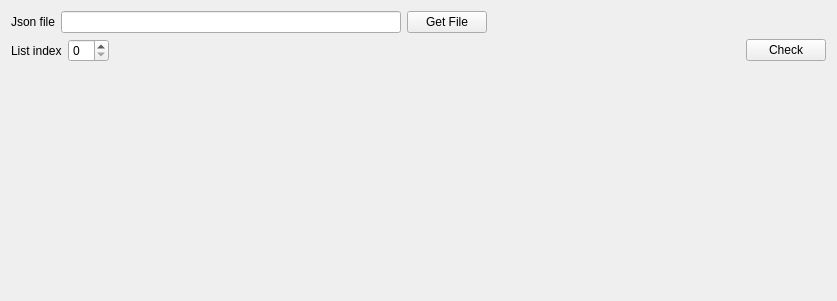
<?xml version="1.0" encoding="UTF-8"?>
<ui version="4.0">
 <class>Form</class>
 <widget class="QWidget" name="Form">
  <property name="geometry">
   <rect>
    <x>0</x>
    <y>0</y>
    <width>837</width>
    <height>301</height>
   </rect>
  </property>
  <property name="windowTitle">
   <string>Form</string>
  </property>
  <layout class="QVBoxLayout" name="verticalLayout">
   <item>
    <layout class="QHBoxLayout" name="horizontalLayout">
     <item>
      <widget class="QLabel" name="label">
       <property name="text">
        <string>Json file</string>
       </property>
      </widget>
     </item>
     <item>
      <widget class="QLineEdit" name="lineEdit"/>
     </item>
     <item>
      <widget class="QPushButton" name="pushButton">
       <property name="text">
        <string>Get File</string>
       </property>
      </widget>
     </item>
     <item>
      <spacer name="horizontalSpacer">
       <property name="orientation">
        <enum>Qt::Horizontal</enum>
       </property>
       <property name="sizeHint" stdset="0">
        <size>
         <width>40</width>
         <height>20</height>
        </size>
       </property>
      </spacer>
     </item>
    </layout>
   </item>
   <item>
    <layout class="QHBoxLayout" name="horizontalLayout_2">
     <item>
      <widget class="QLabel" name="label_2">
       <property name="text">
        <string>List index</string>
       </property>
      </widget>
     </item>
     <item>
      <widget class="QSpinBox" name="list_index_spinbox"/>
     </item>
     <item>
      <spacer name="horizontalSpacer_2">
       <property name="orientation">
        <enum>Qt::Horizontal</enum>
       </property>
       <property name="sizeHint" stdset="0">
        <size>
         <width>40</width>
         <height>20</height>
        </size>
       </property>
      </spacer>
     </item>
     <item>
      <widget class="QPushButton" name="check_pulse_button">
       <property name="text">
        <string>Check</string>
       </property>
      </widget>
     </item>
    </layout>
   </item>
   <item>
    <spacer name="verticalSpacer">
     <property name="orientation">
      <enum>Qt::Vertical</enum>
     </property>
     <property name="sizeHint" stdset="0">
      <size>
       <width>20</width>
       <height>120</height>
      </size>
     </property>
    </spacer>
   </item>
  </layout>
 </widget>
 <resources/>
 <connections/>
</ui>
